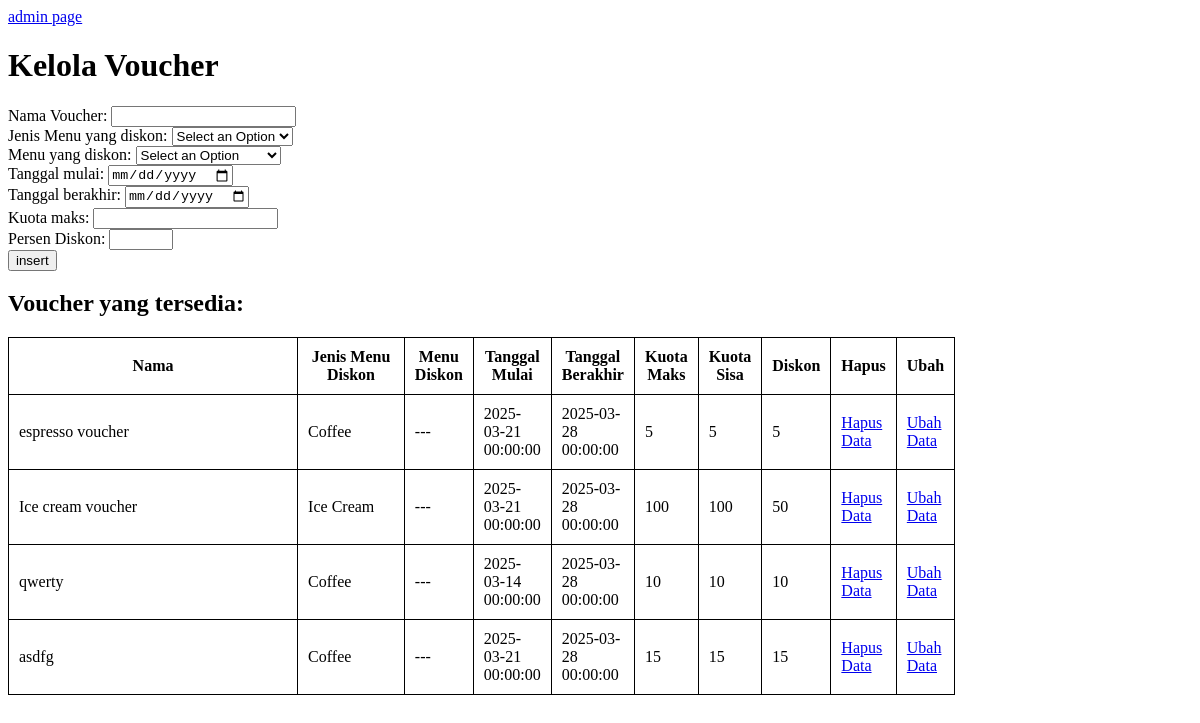
Screenshot of /admin/voucher.php with the database file from the repository.
### tables this page shows
CREATE TABLE `voucher` (
  `kode` int(11) NOT NULL AUTO_INCREMENT,
  `kode_menu` int(11) DEFAULT NULL,
  `kode_jenis` int(11) DEFAULT NULL,
  `nama` varchar(45) DEFAULT NULL,
  `mulai_berlaku` datetime DEFAULT NULL,
  `akhir_berlaku` datetime DEFAULT NULL,
  `kuota_max` int(11) DEFAULT NULL,
  `kuota_sisa` int(11) DEFAULT 0,
  `persen_diskon` tinyint(4) DEFAULT 0,
  PRIMARY KEY (`kode`),
  KEY `fk_voucher_menu1_idx` (`kode_menu`),
  KEY `fk_voucher_menu_jenis1_idx` (`kode_jenis`),
  CONSTRAINT `fk_voucher_menu1` FOREIGN KEY (`kode_menu`) REFERENCES `menu` (`kode`) ON DELETE CASCADE ON UPDATE CASCADE,
  CONSTRAINT `fk_voucher_menu_jenis1` FOREIGN KEY (`kode_jenis`) REFERENCES `menu_jenis` (`kode`) ON DELETE CASCADE ON UPDATE CASCADE
);

CREATE TABLE `menu_jenis` (
  `kode` int(11) NOT NULL AUTO_INCREMENT,
  `nama` varchar(45) DEFAULT NULL,
  PRIMARY KEY (`kode`)
);

### class/classDB.php (called while the page is built, shortened)
<?php
class classDB{
    public function __construct() {
        $this->mysqli = new mysqli(SERVER_NAME, USER_NAME, PASSWORD, DB_NAME);
    }
}
?>

### class/classVoucher.php (called while the page is built, shortened)
<?php
require_once("classDB.php");
class classVoucher extends classDB{
    public function getVoucher($offset=null, $limit=null) {
        $sql = "SELECT v.nama AS vnama, m.nama AS mnama, mj.nama AS mjnama, v.*
                    FROM voucher AS v
                    LEFT JOIN menu AS m
                    ON v.kode_menu = m.kode
                    LEFT JOIN menu_jenis AS mj
                    ON v.kode_jenis = mj.kode";
		if(!is_null($offset) && !is_null($limit)) $sql .= " LIMIT ?,?";
        $stmt = $this->mysqli->prepare($sql);
		if(!is_null($offset) && !is_null($limit))
			$stmt->bind_param('ii', $offset, $limit);
        $stmt->execute();
        $res = $stmt->get_result();
		return $res;
    }
}
?>

### admin/voucher.php (the view, shortened to what this page needs)
<?php
require_once("../class/classVoucher.php");
$voucher = new classVoucher();
?>
<!DOCTYPE html>
<html lang="en">
<head>
    <link rel="stylesheet" href="../index.css">
</head>
<body>
    <div>
    <a href="index.php">admin page</a>
    <h1>Kelola Voucher</h1>
    <form action="voucher.php" method="post">
        <label for="nama">Nama Voucher: </label>
        <input type="text" name="nama">
        <br>
        <label for="jenis">Jenis Menu yang diskon: </label>
        <select name="jenis">
            <?php
            echo "<option value='none' selected disabled hidden>Select an Option</option>";
            ?>
        </select>
        <br>
        <label for="menu">Menu yang diskon: </label>
        <select name="menu">
            <?php
            echo "<option value='none' selected disabled hidden>Select an Option</option>";
            ?>
        </select>
        <br>
        <label for="start">Tanggal mulai: </label>
        <input type="date" name="start">
        <br>
        <label for="end">Tanggal berakhir: </label>
        <input type="date" name="end">
        <br>
        <label for="kuota">Kuota maks: </label>
        <input type="number" name="kuota" min="0">
        <br>
        <label for="diskon">Persen Diskon: </label>
        <input type="number" name="diskon" min="0" max="100">
        <br>
        <input type="submit" value="insert" name="insert">
    </form>
    <h2>Voucher yang tersedia:</h2>
    <?php
    $limit = 5;
    (isset($_GET['page']))? $page = $_GET['page'] : $page=1;
    $offset = ($page-1)*$limit;
    $res = $voucher->getVoucher($offset,$limit);
    echo "<table>
        <tr>
            <th>Nama</th>
            <th>Jenis Menu Diskon</th>
            <th>Menu Diskon</th>
            <th>Tanggal Mulai</th>
            <th>Tanggal Berakhir</th>
            <th>Kuota Maks</th>
            <th>Kuota Sisa</th>
            <th>Diskon</th>
            <th>Hapus</th>
            <th>Ubah</th>
        </tr>";
    while($row = $res->fetch_assoc()) {
        echo
        "<tr>
            <td>".$row["vnama"]."</td>";
        echo (isset($row['mjnama']))?"<td>".$row["mjnama"]."</td>":"<td>---</td>";
        echo (isset($row['mnama']))?"<td>".$row["mnama"]."</td>":"<td>---</td>";
        echo "<td>".$row['mulai_berlaku']."</td>
            <td>".$row['akhir_berlaku']."</td>
            <td>".$row['kuota_max']."</td>
            <td>".$row['kuota_sisa']."</td>
            <td>".$row['persen_diskon']."</td>
            <td> <a href='voucher.php?kode=" . $row['kode'] . "'>Hapus Data</a> </td>
            <td> <a href='ubahvoucher.php?kode=" . $row['kode'] . "'>Ubah Data</a> </td>
        </tr>";
    }
    echo "</table>";
    ?>
    </div>
</body>
</html>

### index.css (style rules this page uses)
table, th, td { border-collapse: collapse; border: 1px solid; width: 80%; padding: 10px; }

### rows the page displays
voucher: nama "espresso voucher", kode_jenis.nama "Coffee", mulai_berlaku "2025-03-21 00:00:00", akhir_berlaku "2025-03-28 00:00:00", kuota_max "5", kuota_sisa "5", persen_diskon "5"
voucher: nama "Ice cream voucher", kode_jenis.nama "Ice Cream", mulai_berlaku "2025-03-21 00:00:00", akhir_berlaku "2025-03-28 00:00:00", kuota_max "100", kuota_sisa "100", persen_diskon "50"
voucher: nama "qwerty", kode_jenis.nama "Coffee", mulai_berlaku "2025-03-14 00:00:00", akhir_berlaku "2025-03-28 00:00:00", kuota_max "10", kuota_sisa "10", persen_diskon "10"
voucher: nama "asdfg", kode_jenis.nama "Coffee", mulai_berlaku "2025-03-21 00:00:00", akhir_berlaku "2025-03-28 00:00:00", kuota_max "15", kuota_sisa "15", persen_diskon "15"
